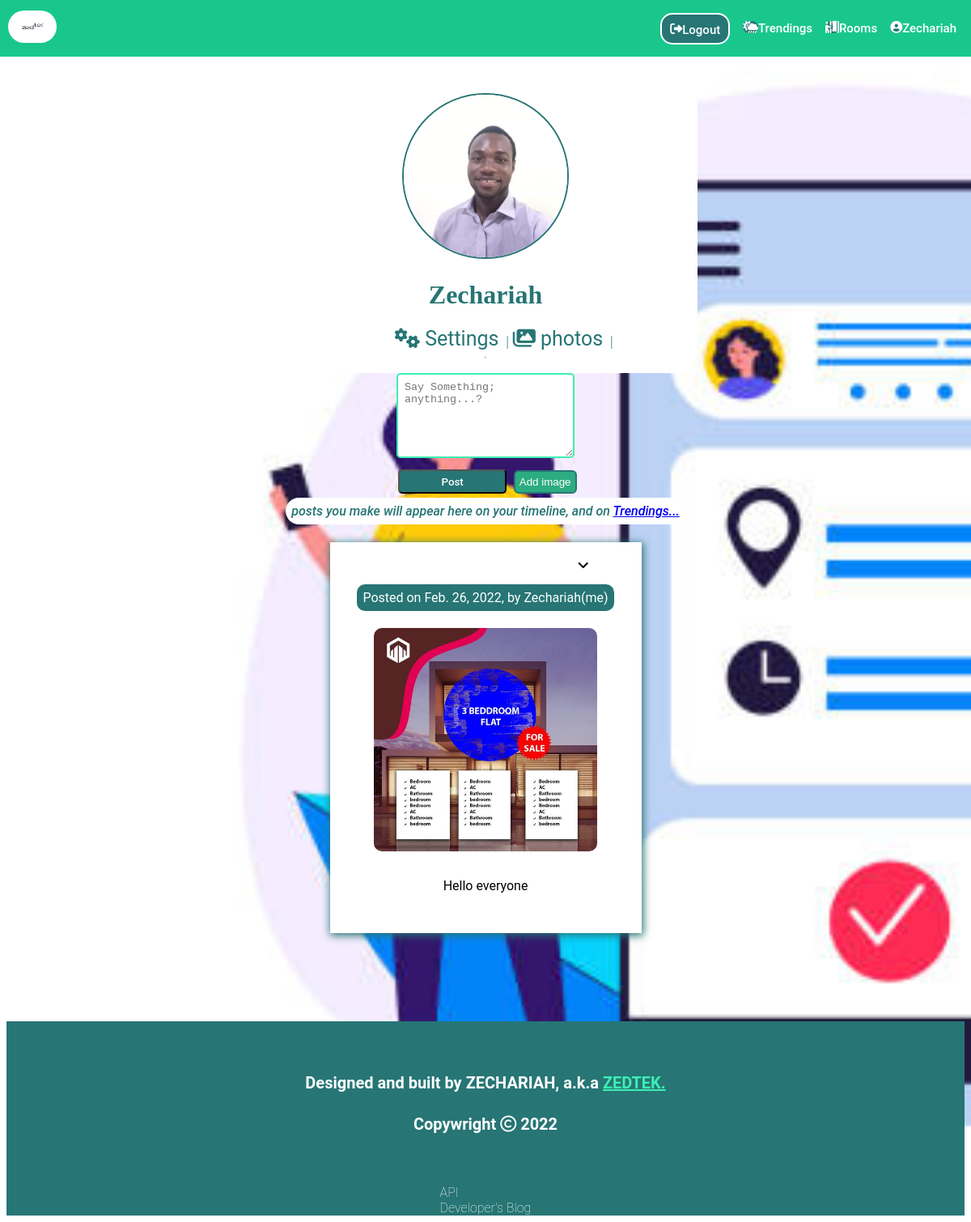
The page /profile/ (signed in) on the database its author committed.
### chatapp/models.py (models this page shows, shortened)
class UserProfile(models.Model):
    user= models.OneToOneField(User, on_delete=models.CASCADE)
    image= models.ImageField( default='default.jpg', upload_to='profile_pics/', blank=True)

class Post(models.Model):
    owner= models.ForeignKey(User, on_delete=models.CASCADE)
    content= models.CharField(max_length=200000000000000000, default= f"Posted on {datetime.datetime.now()}", null=True)
    image= models.ImageField(default='default.jpg', blank=True, upload_to='Post_images/')
    date= models.DateField(auto_now_add=True)
    class Meta:
        get_latest_by= 'date'

### chatapp/views.py (the view, shortened to what this page needs)
# urls.py: path('profile/', views.my_profile, name='my profile'),
@login_required(login_url='/chat')
def my_profile(request):
    user= request.user
    msg= messages.get_messages(request)
    post= user.post_set.all()
    return render(request, 'profile.html', {'user' :user,'message':msg, 'post':post})

### chatapp/templates/frontend/profile.html (shortened to what this page needs)
{%extends 'base.html'%}
{%block body%}
<div class="profile">
    <div class="prof-hero">
        <div class="user-img">
            {%if user.userprofile.image%}
            <img src='{{user.userprofile.image.url}}' alt="Profile Photo" class="prof-img" style='width:40%; height:15%;border:2px solid rgb(39, 117, 117); border-radius:50%'>
            {%else%}
            <img src=" ../../../Media/default.jpg" alt="Profile Photo" class="prof-img" style='width:50%; height:50%;border:2px solid rgb(39, 117, 117); border-radius:50%'>
            {%endif%}
        </div>
        <div class="username">
            <h1 id="user-name">{{user}}</h1>
        </div>
        <ul class="quick-links">
            <li id="links"><a href="/settings" id="settings"><i class="fas fa-cogs"></i> Settings</a> | </li>
            <li id="links"><a href="/uploaded" id="photos"><i class="fas fa-images"></i> photos</a> | </li>
        </ul>
        <hr id="hero-separ">
    </div>
    <div class="make-post">
        <div class="post-items">
            <form action="" method='post' class="post-form flex" enctype="multipart/form-data">
                <textarea class="post-widget" name='post-widget' value='' placeholder="Say Something; anything...?" rows="50" cols="20"></textarea>
            </form>
            <div class="post-btn-cont flex">
                <input type="submit" id="post-btn" name="Post" value="Post" onclick="postSubmit()">
                <input type='submit'name="add-image" value="Add image" class='add-image' onclick="getFile()">
            </div>
        </div>
    </div>
    <em id="instruction">posts you make will appear here on your timeline, and on <a href='/trend/' id='trends-quic-link'>Trendings...</a></em>
    <div class="posts">
        {%for item in post%}
            <div class="post-cont">
                <div class="edit-post-cont">
                    <i class="fa-solid fa-angle-down post-tog"></i>
                </div>
                {%if item.image%}
                <p class="postDate">Posted on {{item.date}}, by {{item.owner}}(me)</p>
                <img src="{{item.image.url}}" alt="posted-item" class="posted-img">
                <div class="writeup">
                    <p class="content">{{item.content}}</p>
                </div>
                {%else%}
                <p class="postDate">Posted on {{item.date}}, by {{item.owner}}(me)</p>
                <div class="writeup">
                    <p class="content">{{item.content}}</p>
                </div>
                {%endif%}
            </div>
        {%endfor%}
    </div>
</div>
{%endblock%}

### chatapp/templates/frontend/base.html (shortened to what this page needs)
<!DOCTYPE html>
<html lang="en">
<head>
    <link rel="stylesheet" href="../../static/frontend/css/base.css" type='text/css'>
    <link rel="stylesheet" href="../../static/frontend/css/index.css" type='text/css'>
</head>
<body>
    {%block header%}
    <header class="header">
        <a href=''><img src="../../static/frontend/img/ZEDTEK.png" alt="logo" class='logo' style='height:40px; width:60px; border-radius:20px; background-color: white;'></a>
        <nav class='nav'>
            <ul class='nav-itemz'>
                <li><a href="/logout/" class='logout'><i class="fas fa-sign-out-alt" style="background-color: rgb(39, 117, 117);height:15%;border-radius: 10px;"></i>Logout</a></li>
                <li><a href="/chat/trend/"><i class="fas fa-cloud-sun-rain" style="background-color: rgb(39, 117, 117);height:15%;border-radius: 10px;"></i>  Trendings</a></li>
                <li><a href="/chat/rooms"><i class="fas fa-person-booth" style="background-color: rgb(39, 117, 117);height:15%;border-radius: 10px;"></i>  Rooms</a></li>
                <li><a href="/chat/profile"><i class="fas fa-user-circle" style="background-color: rgb(39, 117, 117);height:15%;border-radius: 10px;"></i>{{user}}</a></li>
            </ul>
        </nav>
    </header>
    {%endblock%}
    {%block body%}{%endblock%}
</body>
<footer class="footer">
    <div class="foot-container">
        <h1 id="by">Designed and built by ZECHARIAH, a.k.a <span id="alias"><a href="https://github.com/zedtek-me"> ZEDTEK.</a></span> </h1>
        <h1 id="copywright">Copywright <i class="far fa-copyright"></i> 2022</h1>
    </div>
    <div class="quick-links">
        <a href="/api/" class="api">API</a>
        <a href="https://zedtek.com.ng" class="my-site">Developer's Blog</a>
    </div>
</footer>
</html>

### chatapp/static/frontend/css/base.css (style rules this page uses)
body { background-image:url('../img/chatapp_background.jpg'); background-repeat:no-repeat; background-size:cover; position: relative; }
.header { display:flex; flex-direction: row; position:fixed; top:0; right:0; left:0; flex-wrap:wrap; background-color:rgb(25, 199, 141); justify-content: space-between; align-items: center; align-content: center; height:50px; padding:10px; transition:all 2s; z-index: 1500; }
.header .nav > ul { display:flex; justify-content: space-between; flex-direction: row; flex-wrap:wrap; align-items: center; list-style: none; }
.nav >ul a { display: flex; justify-content: space-between; margin:8px; color:white; font-family: 'roboto', Courier, monospace; font-weight: 500; font-size:15px; align-self: center; text-decoration: none; text-align: center; padding:auto; }
.logout { background-color: rgb(39, 117, 117); border: 2px solid white; border-radius:15px; padding: 10px; font-family: roboto; font-weight:400; width:fit-content; height: 15px; text-align:center; margin-right:8px; align-self: center; }
.footer { background:rgb(39, 117, 117); display:flex; flex-flow: nowrap column; align-items:center; width: 100%; height:30vh; overflow-x:hidden; margin-top: 8%; margin-left: 0; margin-right:0; position:relative; left:0; bottom:0; right:0; }
.footer .foot-container { color:white; font-family: roboto; font-weight: 100; font-size:10px; margin:auto; align-self:center; display: flex; flex-flow: nowrap column; padding:10px; text-align:center; }
.foot-container #alias a { color: rgb(61, 238, 179); text-decoration: underline; }
.footer .quick-links a { display:flex; flex-flow: column wrap; text-align: left; color:white; font-family: roboto; font-weight:100; text-decoration: none; justify-content: space-between; }
.profile { display: flex; flex-flow: wrap column; align-content: center; align-items: center; text-align: center; margin:auto; margin-top: 8%; padding:10px; }
.profile>.prof-hero { display:flex; flex-flow: column; align-items: center; justify-content: center; align-self: center; color:rgb(39, 117, 117); background-color: white; border-radius:25px; padding:10px; }
.profile> .prof-hero ul { list-style: none; display: flex; flex-flow: nowrap row; margin:auto; }
.profile>.prof-hero ul>li> a { margin:5px; align-self: center; color:rgb(39, 117, 117); font-family: roboto; font-size: 25px; text-decoration: none; cursor:pointer; }
.profile #instruction { background-color: white; font-family: roboto; font-weight: 500; border-radius:20px; color:rgb(39, 117, 117); padding:7px; }
.make-post { display:flex; align-self: center; align-items: center; flex-flow: wrap row; }
.make-post .post-items { display:flex; flex-flow:column wrap; justify-content: center; margin:auto; }
.post-items .flex { flex: 1 1 auto; }
.edit-post-cont { display: flex; flex-direction: column; place-items: center; width: 30%; align-self: flex-end; position: relative; }
.post-tog { z-index: 500; }
.make-post .post-widget { height:85px; width:15em; border:solid rgb(61, 238, 179) 2px; border-radius: 5px; margin:auto; padding:8px; margin-bottom:5px; }
.post-items .post-btn-cont #post-btn { height:30px; width:10em; border-radius: 5px; color: white; font-family: roboto; font-weight:500; background-color: rgb(39, 117, 117); box-shadow: none; margin:none; margin:5px; }
.post-items .post-btn-cont .add-image { background-color:rgb(45, 172, 130); border:2px solid rgb(39, 117, 117); border-radius:6px; padding:5px; color:white; transition: all 2s; }
.posts { display:flex; flex-flow: column wrap; align-items: center; justify-content: center; margin:auto; padding:5px; }
.posts > div { display: flex; flex-direction:column; align-items: center; justify-content: center; width:70%; height:70%; box-shadow: 1px 2px 10px 1px rgb(39, 117, 117); box-sizing:border-box; font-family: roboto; margin:auto; margin-top:3%; padding:20px; background-color: white; }
.posts > div .postDate { align-self:center; justify-self:center; background-color: rgb(39, 117, 117); color: white; font-family:roboto; border:solid 1px light-green; border-radius:10px; padding:7px; }
.posts > div .writeup { align-self: center; flex-grow: 1; flex-basis: 2px; margin:5px; line-height: 0.9cm; }
.posts > div .posted-img { width: 80%; height:40%; margin:5px; border-radius: 10px; cursor:pointer; }

### chatapp/static/frontend/css/index.css (style rules this page uses)
.header { display: flex; flex-flow: row wrap; justify-content: space-between; align-items: center; }

### rows shown on the page
Post: date "Feb. 26, 2022", owner "Zechariah", image (picture), content "Hello everyone"

### other values the page prints
{{ user }} "Zechariah"
